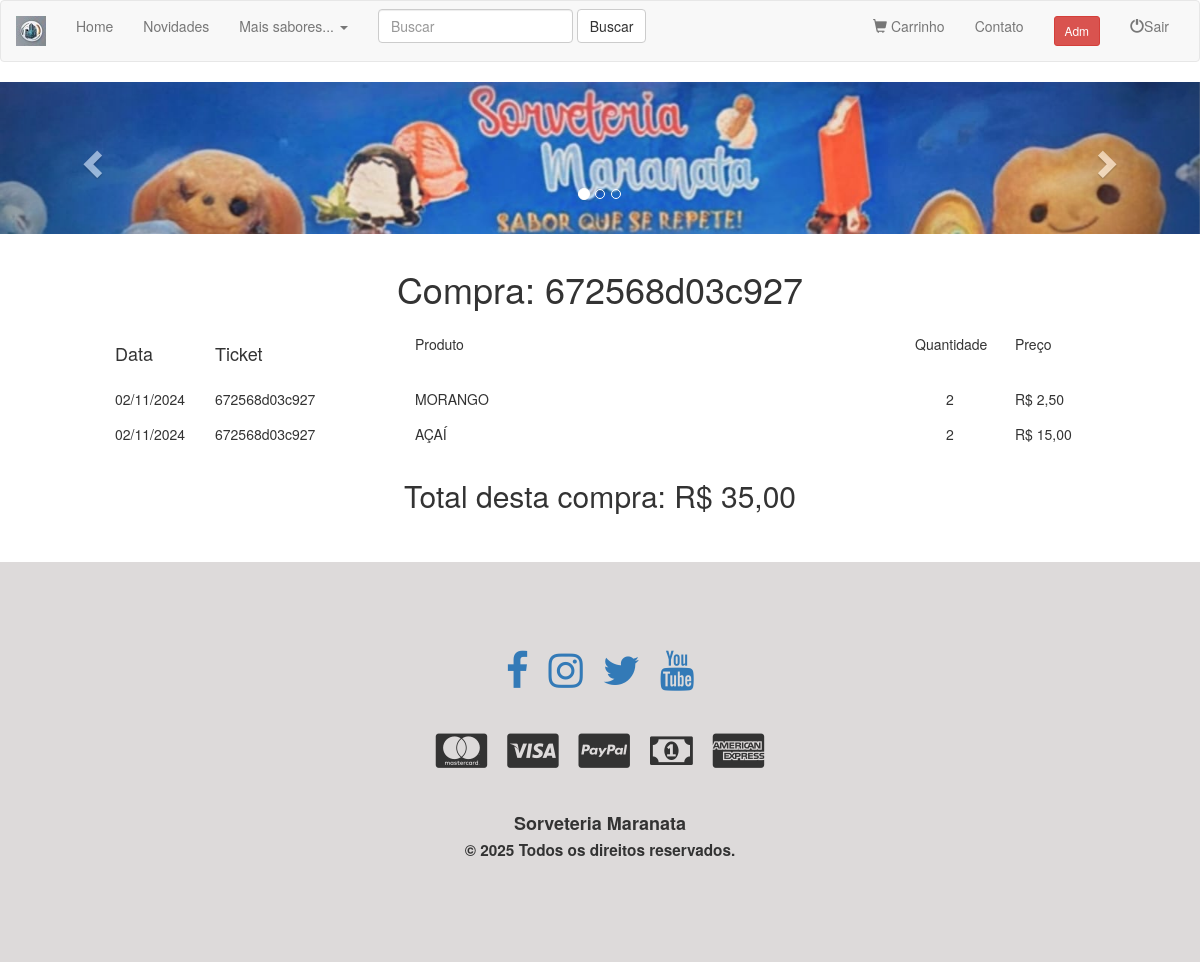
Page /ticket.php?ticket=672568d03c927 (signed in) on the committed database.
### tables this page shows
CREATE TABLE `vendas` (
  `id_venda` int NOT NULL,
  `ticket` varchar(15) NOT NULL,
  `id_comprador` int NOT NULL,
  `id_produto` int NOT NULL,
  `quantidade` int NOT NULL,
  `data` date NOT NULL,
  `valor` decimal(15,2) NOT NULL
);

CREATE TABLE `produtos` (
  `id` int NOT NULL,
  `produto` varchar(80) NOT NULL,
  `marca` varchar(60) NOT NULL,
  `descricao` text NOT NULL,
  `departamento` varchar(40) NOT NULL,
  `secao` varchar(40) NOT NULL,
  `quantidade` int NOT NULL,
  `preco` decimal(15,2) NOT NULL,
  `foto1` varchar(60) NOT NULL,
  `foto2` varchar(60) NOT NULL,
  `foto3` varchar(60) NOT NULL
);

### ticket.php (the view, shortened to what this page needs)
<!doctype html>
<html lang="pt-br">
<head>
	<link rel="stylesheet" href="https://maxcdn.bootstrapcdn.com/bootstrap/3.3.7/css/bootstrap.min.css">
	<link rel="stylesheet" href="https://maxcdn.bootstrapcdn.com/font-awesome/4.7.0/css/font-awesome.min.css">
</head>
<body>
	<?php
	include 'conexao.php';
	include 'nav.php';
	$ticket_compra=$_GET['ticket'];
	$consultaVenda = $conexao->query("SELECT * FROM vendas WHERE ticket='$ticket_compra'");
	?>
<div class="container-fluid">
	<div class="row" style="margin-block-start: 15px;">
		<h1 class="text-center">Compra: <?php echo $ticket_compra ?></h1>
	</div>
	<div class="row" style="margin-block-start: 15px;">
		<div class="col-sm-1 col-sm-offset-1"><h4>Data</h4> </div>
		<div class="col-sm-2"><h4>Ticket </h4></div>
		<div class="col-sm-5">Produto</div>
		<div class="col-sm-1">Quantidade</div>
		<div class="col-sm-2">Preço</div>
	</div>
	<?php
	$total=0;
	while ($exibeVenda=$consultaVenda->fetch(PDO::FETCH_ASSOC)) {
		$total += $exibeVenda['valor'] * $exibeVenda['quantidade'];
	?>
	<div class="row" style="margin-block-start: 15px;">
		<div class="col-sm-1 col-sm-offset-1"><?php echo date('d/m/Y',strtotime($exibeVenda['data'])); ?> </div>
		<div class="col-sm-2"> <?php echo $exibeVenda['ticket']; ?> </div>
		<?php $consultaProd = $conexao->query("SELECT produto FROM produtos WHERE id='$exibeVenda[id_produto]'");
		$exibeProd=$consultaProd->fetch(PDO::FETCH_ASSOC);
		?>
		<div class="col-sm-5"> <?php echo $exibeProd['produto']; ?> </div>
		<div class="col-sm-1 text-center"> <?php echo $exibeVenda['quantidade']; ?> </div>
		<div class="col-sm-2"> R$ <?php echo number_format($exibeVenda['valor'],2,',','.');?></div>
	</div>
	<?php }?>
	<div class="row" style="margin-block-start: 15px;">
		<h2 class="text-center">Total desta compra: R$ <?php echo number_format($total,2,',','.');?></h2>
	</div>
</div>
</body>
</html>

### rows in the picture
vendas: data "02/11/2024", ticket "672568d03c927", id_produto.produto "MORANGO", quantidade "2", valor "2,50"
vendas: data "02/11/2024", ticket "672568d03c927", id_produto.produto "AÇAÍ", quantidade "2", valor "15,00"

### other values in the picture
$ticket_compra "672568d03c927"
$total "35,00"
